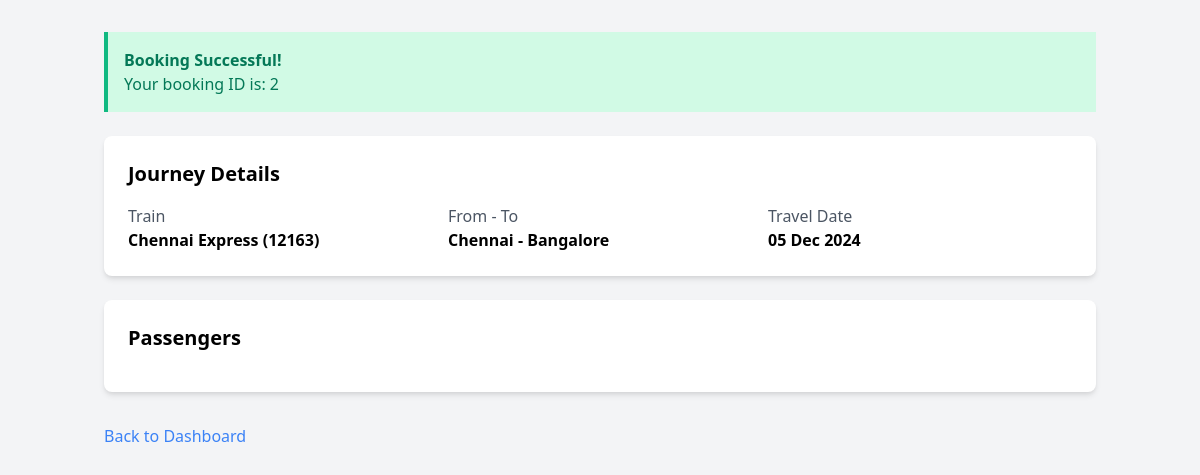
/booking_status.php?booking_id=2 (signed in), run on the app's committed database.
### tables this page shows
CREATE TABLE `bookings` (
  `id` int(11) NOT NULL,
  `user_id` int(11) NOT NULL,
  `train_id` int(11) NOT NULL,
  `ticket_category` varchar(20) NOT NULL,
  `num_tickets` int(11) NOT NULL,
  `total_amount` decimal(10,2) NOT NULL,
  `booking_date` datetime NOT NULL,
  `created_at` timestamp NOT NULL DEFAULT current_timestamp()
);

CREATE TABLE `trains` (
  `id` int(11) NOT NULL,
  `train_name` varchar(255) NOT NULL,
  `train_number` varchar(20) NOT NULL,
  `source_location` varchar(255) NOT NULL,
  `destination_location` varchar(255) NOT NULL,
  `departure_time` time NOT NULL,
  `arrival_time` time NOT NULL,
  `first_class_price` decimal(10,2) NOT NULL,
  `second_class_price` decimal(10,2) NOT NULL,
  `general_price` decimal(10,2) NOT NULL,
  `first_class_seats` int(11) NOT NULL,
  `second_class_seats` int(11) NOT NULL,
  `general_seats` int(11) NOT NULL,
  `runs_on` varchar(255) DEFAULT 'all'
);

### booking_status.php (the view, shortened to what this page needs)
<?php
require_once 'db_connection.php';
$booking_id = $_GET['booking_id'];
$user_id = $_SESSION['user_id'];
$stmt = $conn->prepare("
    SELECT b.*, t.train_name, t.train_number, t.source_location, t.destination_location,
           t.departure_time, t.arrival_time
    FROM bookings b
    JOIN trains t ON b.train_id = t.id
    WHERE b.id = ? AND b.user_id = ?
");
$stmt->bind_param("ii", $booking_id, $user_id);
$stmt->execute();
$booking = $stmt->get_result()->fetch_assoc();
?>
<!DOCTYPE html>
<html lang="en">
<head>
    <link href="https://cdn.jsdelivr.net/npm/tailwindcss@2.2.19/dist/tailwind.min.css" rel="stylesheet">
</head>
<body class="bg-gray-100">
    <div class="container mx-auto px-4 py-8">
        <div class="bg-green-100 border-l-4 border-green-500 text-green-700 p-4 mb-6">
            <p class="font-bold">Booking Successful!</p>
            <p>Your booking ID is: <?php echo $booking_id; ?></p>
        </div>
        <div class="bg-white p-6 rounded-lg shadow-md mb-6">
            <h2 class="text-xl font-bold mb-4">Journey Details</h2>
            <div class="grid grid-cols-2 md:grid-cols-3 gap-4">
                <div>
                    <p class="text-gray-600">Train</p>
                    <p class="font-semibold"><?php echo htmlspecialchars($booking['train_name']); ?> (<?php echo htmlspecialchars($booking['train_number']); ?>)</p>
                </div>
                <div>
                    <p class="text-gray-600">From - To</p>
                    <p class="font-semibold"><?php echo htmlspecialchars($booking['source_location']); ?> - <?php echo htmlspecialchars($booking['destination_location']); ?></p>
                </div>
                <div>
                    <p class="text-gray-600">Travel Date</p>
                    <p class="font-semibold"><?php echo date('d M Y', strtotime($booking['departure_time'])); ?></p>
                </div>
            </div>
        </div>
        <div class="bg-white p-6 rounded-lg shadow-md mb-6">
            <h2 class="text-xl font-bold mb-4">Passengers</h2>
        </div>
        <div class="mt-8">
            <a href="dashboard.php" class="text-blue-500 hover:underline">Back to Dashboard</a>
        </div>
    </div>
</body>
</html>

### data on the page
bookings: train.train_name "Chennai Express", train.train_number "12163", train.source_location "Chennai", train.destination_location "Bangalore", train.departure_time "05 Dec 2024"

### other printed values
$booking_id "2"
